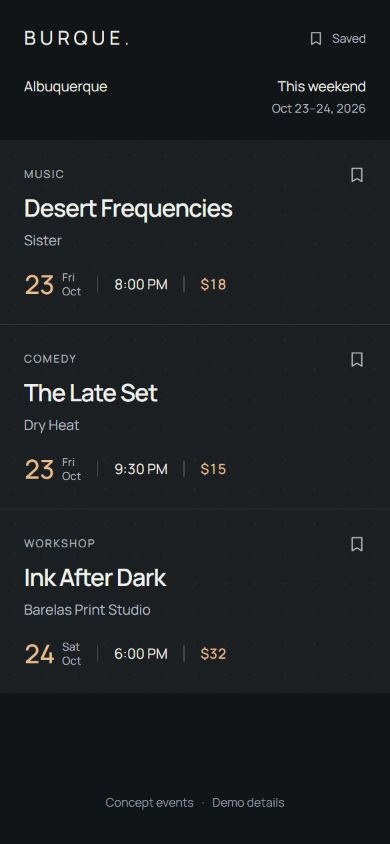
#> input picture date-line-motion/qa/source-list.png, 390 x 844 px; its folder holds 2 pictures in this run
$ python compare.py
#> lines starting #> are read from the running program, lines starting #| are printed output that depends on the picture; after the words box and inside, x2 and y2 are one past the last pixel; in counts of white or black regions, pixels touching at a corner belong together; pictures that were not available may be replaced by others from this repository, and a replacement may not be noted
from pathlib import Path
from PIL import Image, ImageChops, ImageDraw
import json
root = Path(__file__).resolve().parent
results = {}
board = Image.new("RGB", (1616, 900), "#101517")
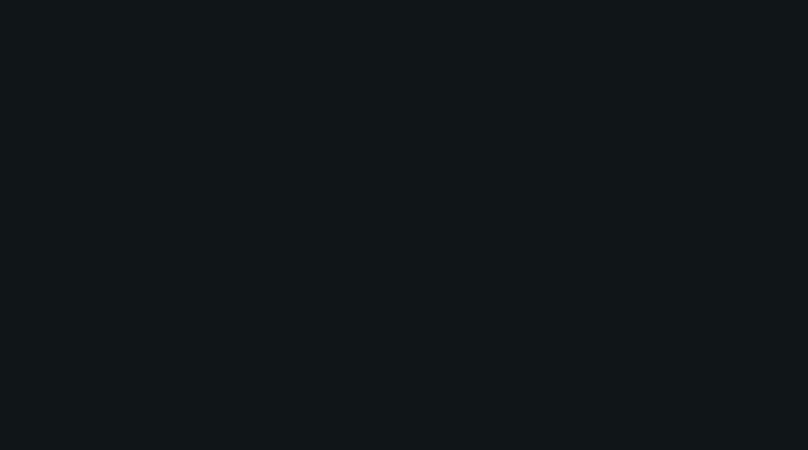
#> board: PIL image 1616x900 RGB (shown at 1/2 size); mean R, G, B 16, 21, 23
draw = ImageDraw.Draw(board)
for index, state in enumerate(("list", "event")):
    source = Image.open(root / f"source-{state}.png").convert("RGB")
#> source is the input picture: PIL image 390x844 RGB; mean R, G, B 28.8, 32.5, 35.4
    actual = Image.open(root / f"implementation-{state}.png").convert("RGB")
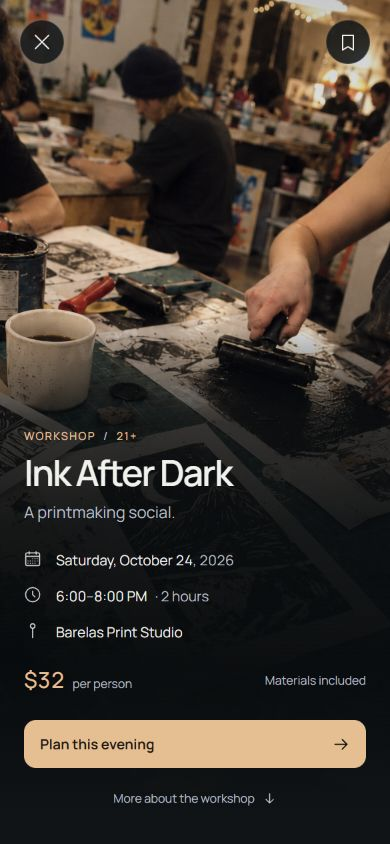
#> input picture date-line-motion/qa/source-event.png, 390 x 844 px, given in place of implementation-list.png, which was not available
#> actual is the input picture: PIL image 390x844 RGB; mean R, G, B 64.9, 56.2, 48.1
    delta = ImageChops.difference(source, actual)
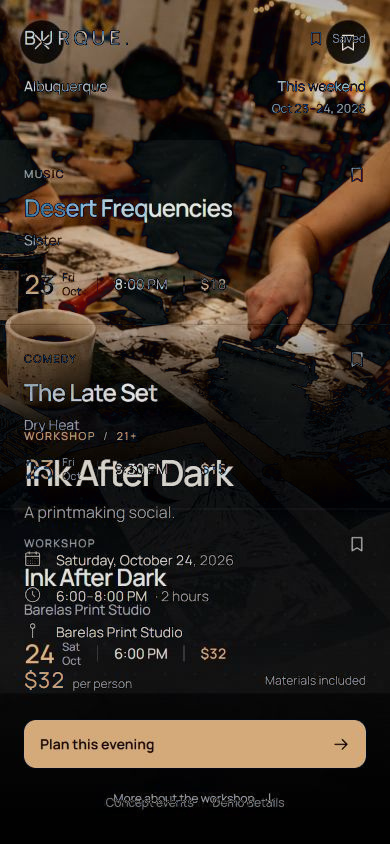
#> delta: PIL image 390x844 RGB; mean R, G, B 53.5, 43.4, 35
    mask = delta.convert("L").point(lambda p: 255 if p else 0)
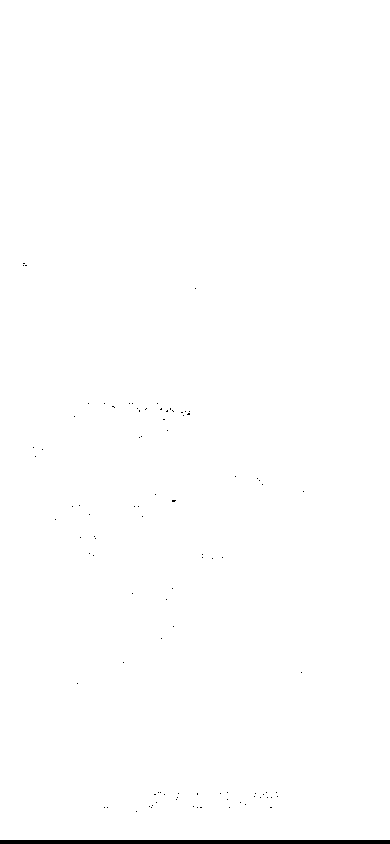
#> mask: PIL image 390x844 L; 99.5% white; 96 black regions (95 under 20 px), largest, box (x1, y1, x2, y2) and area: (0, 840, 390, 844) 1560
    results[state] = {"size": list(source.size), "difference_bounds": delta.getbbox(), "changed_pixels": sum(mask.histogram()[1:])}
    for offset, (label, image) in enumerate((("APPROVED " + state.upper(), source), ("MOTION " + state.upper(), actual))):
        x = 8 + (index * 2 + offset) * 404
        draw.text((x, 12), label, fill="#edbd8b")
        board.paste(image, (x, 40))
#> this loop made 2 passes
#> (offset, label, x) on passes 1 to 2: (0, 'APPROVED LIST', 8), (1, 'MOTION LIST', 412)
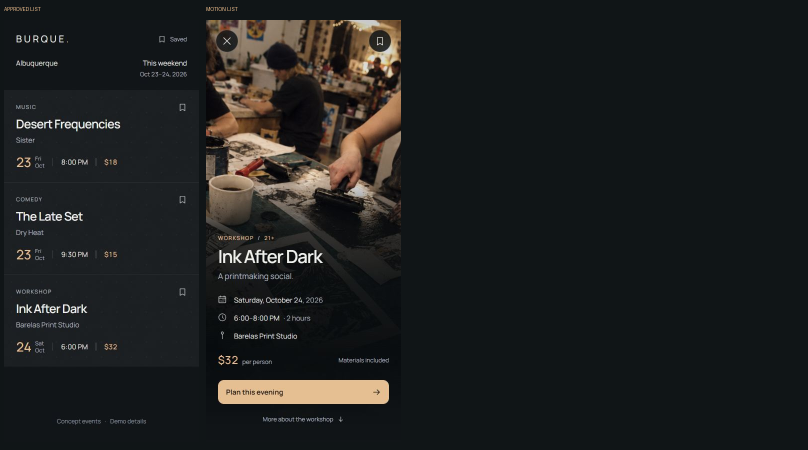
#> board: PIL image 1616x900 RGB (shown at 1/2 size); mean R, G, B 30, 31.6, 31.5
board.save(root / "source-comparison.png")
(root / "pixel-comparison.json").write_text(json.dumps(results, indent=2))
print(json.dumps(results, indent=2))
#> (printed output is left out)
